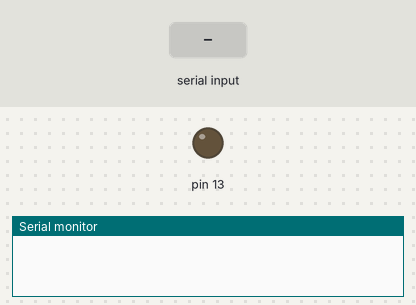
The sketch below on a simulated Arduino Uno, built with avr-gcc and run on an emulated ATmega328P. On the bench: output pins drawn as LEDs (lit = HIGH), the last lines printed to the serial monitor. The test bench sets the inputs (shaded band).

Above: at 1.2 s.
1.3 s: "a" received over Serial
At 2.2 s:
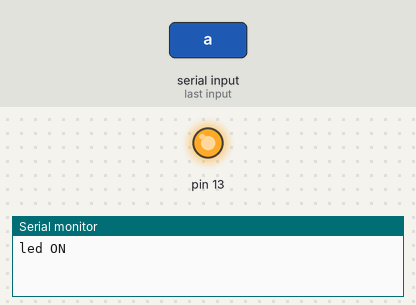
2.8 s: "s" received over Serial
At 3.3 s:
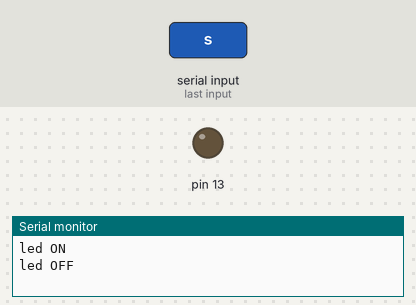
Timing chart, 0 to 5.8 s (numbered marks = the images above; inputs shaded):
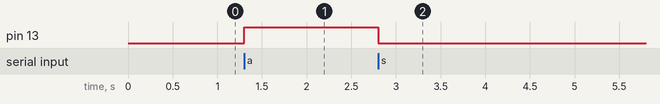

The sketch:

2_Serial_read.ino
```cpp
char comando;

void setup() {
  Serial.begin(9600);
  pinMode(13, OUTPUT);

}

void loop() {
 comando = Serial.read();
 if (comando == 'a'){
digitalWrite(13, HIGH);
Serial.println("led ON");
}
if (comando == 's'){
digitalWrite(13, LOW);
Serial.println("led OFF");

}

}
```

Measured:
- after the input at 1.3 s, pin 13: LOW → HIGH at once
- after the input at 2.8 s, pin 13: HIGH → LOW at once
